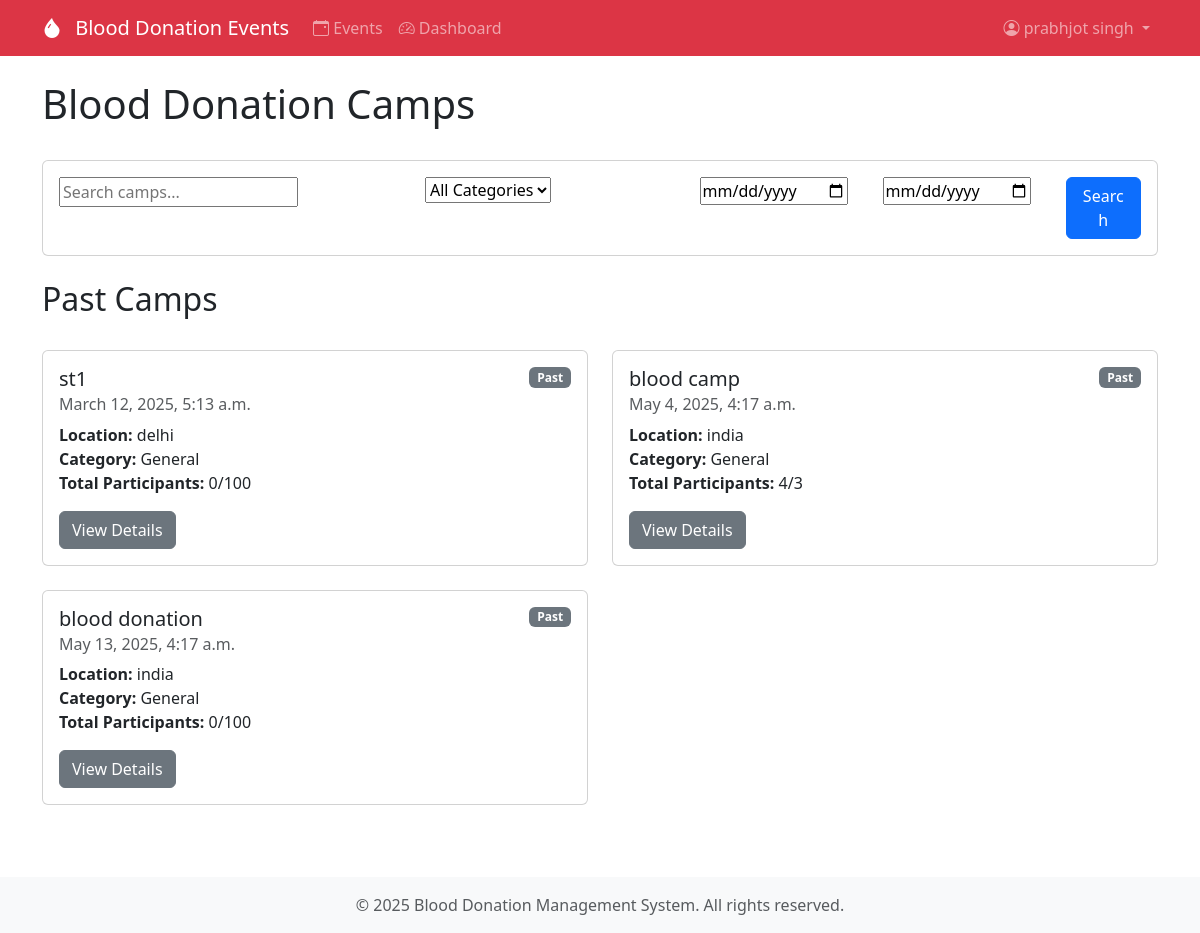
Page /camps/ (signed in) on the committed database.
### camps/models.py (models this page shows, shortened)
class Camp(models.Model):
    CATEGORY_CHOICES = [
        ('general', 'General'),
        ('emergency', 'Emergency'),
        ('special', 'Special Drive'),
    ]
    title = models.CharField(max_length=200)
    date = models.DateTimeField()
    location = models.CharField(max_length=200)
    description = models.TextField()
    capacity = models.PositiveIntegerField(default=100)
    category = models.CharField(max_length=20, choices=CATEGORY_CHOICES, default='general')
    contact_email = models.EmailField(null=True, blank=True)
    contact_phone = models.CharField(max_length=15, null=True, blank=True)
    created_at = models.DateTimeField(auto_now_add=True)
    updated_at = models.DateTimeField(auto_now=True)
    @property
    def is_past(self):
        return self.date < timezone.now()
    @property
    def status(self):
        if self.is_past:
            return 'past'
        elif self.is_full:
            return 'full'
        elif self.available_slots < 10:
            return 'almost-full'
        return 'open'
    @property
    def status_class(self):
        status_classes = {
            'past': 'secondary',
            'full': 'danger',
            'almost-full': 'warning',
            'open': 'success'
        }
        return status_classes.get(self.status, 'secondary')

### camps/views.py (the view)
# urls.py: path('', RedirectView.as_view(pattern_name='camps:camp_list'), name='home'),
def camp_list(request):
    form = CampSearchForm(request.GET)
    camps = Camp.objects.all().order_by('date')  # Show all camps, not just future ones
    if form.is_valid():
        search = form.cleaned_data.get('search')
        category = form.cleaned_data.get('category')
        date_from = form.cleaned_data.get('date_from')
        date_to = form.cleaned_data.get('date_to')
        if search:
            camps = camps.filter(
                Q(title__icontains=search) |
                Q(location__icontains=search) |
                Q(description__icontains=search)
            )
        if category:
            camps = camps.filter(category=category)
        if date_from:
            camps = camps.filter(date__date__gte=date_from)
        if date_to:
            camps = camps.filter(date__date__lte=date_to)
    upcoming_camps = camps.filter(date__gte=timezone.now())
    past_camps = camps.filter(date__lt=timezone.now())
    context = {
        'upcoming_camps': upcoming_camps,
        'past_camps': past_camps,
        'form': form,
        'categories': Camp.CATEGORY_CHOICES,
    }
    return render(request, 'camps/camp_list.html', context)

### camps/forms.py
class CampSearchForm(forms.Form):
    search = forms.CharField(required=False, widget=forms.TextInput(attrs={'placeholder': 'Search camps...'}))
    category = forms.ChoiceField(required=False, choices=[
        ('', 'All Categories'),
        ('general', 'General'),
        ('emergency', 'Emergency'),
        ('special', 'Special Drive'),
    ])
    date_from = forms.DateField(required=False, widget=forms.DateInput(attrs={'type': 'date'}))
    date_to = forms.DateField(required=False, widget=forms.DateInput(attrs={'type': 'date'}))

### camps/templates/camps/camp_list.html (shortened to what this page needs)
{% extends 'camps/base.html' %}
{% block content %}
<div class="row mb-4">
    <div class="col-md-12">
        <h1>Blood Donation Camps</h1>
    </div>
</div>
<div class="row mb-4">
    <div class="col-md-12">
        <div class="card">
            <div class="card-body">
                <form method="get" class="row g-3">
                    <div class="col-md-4">
                        {{ form.search }}
                    </div>
                    <div class="col-md-3">
                        {{ form.category }}
                    </div>
                    <div class="col-md-2">
                        {{ form.date_from }}
                    </div>
                    <div class="col-md-2">
                        {{ form.date_to }}
                    </div>
                    <div class="col-md-1">
                        <button type="submit" class="btn btn-primary w-100">Search</button>
                    </div>
                </form>
            </div>
        </div>
    </div>
</div>
{% if past_camps %}
<div class="row mb-4 mt-4">
    <div class="col-md-12">
        <h2>Past Camps</h2>
    </div>
</div>
<div class="row">
    {% for camp in past_camps %}
    <div class="col-md-6 mb-4">
        <div class="card h-100">
            <div class="card-body">
                <div class="d-flex justify-content-between align-items-start">
                    <h5 class="card-title">{{ camp.title }}</h5>
                    <span class="badge bg-{{ camp.status_class }}">{{ camp.status|title }}</span>
                </div>
                <h6 class="card-subtitle mb-2 text-muted">{{ camp.date|date:"F j, Y, g:i a" }}</h6>
                <p class="card-text">
                    <strong>Location:</strong> {{ camp.location }}<br>
                    <strong>Category:</strong> {{ camp.get_category_display }}<br>
                    <strong>Total Participants:</strong> {{ camp.registrations.count }}/{{ camp.capacity }}
                </p>
                <a href="{% url 'camps:camp_detail' camp.pk %}" class="btn btn-secondary">View Details</a>
            </div>
        </div>
    </div>
    {% endfor %}
</div>
{% endif %}
{% endblock %}

### camps/templates/camps/base.html (shortened to what this page needs)
<!DOCTYPE html>
<html lang="en">
<head>
    <link href="https://cdn.jsdelivr.net/npm/bootstrap@5.3.0/dist/css/bootstrap.min.css" rel="stylesheet">
    <link rel="stylesheet" href="https://cdn.jsdelivr.net/npm/bootstrap-icons@1.7.2/font/bootstrap-icons.css">
</head>
<body>
    <nav class="navbar navbar-expand-lg navbar-dark bg-danger">
        <div class="container">
            <a class="navbar-brand" href="{% url 'camps:camp_list' %}">
                <i class="bi bi-droplet-fill"></i>
                Blood Donation Events
            </a>
            <div class="collapse navbar-collapse" id="navbarNav">
                <ul class="navbar-nav me-auto">
                    <li class="nav-item">
                        <a class="nav-link" href="{% url 'camps:camp_list' %}">
                            <i class="bi bi-calendar-event"></i> Events
                        </a>
                    </li>
                    {% if user.is_authenticated %}
                    <li class="nav-item">
                        <a class="nav-link" href="{% url 'camps:dashboard' %}">
                            <i class="bi bi-speedometer2"></i> Dashboard
                        </a>
                    </li>
                    {% endif %}
                </ul>
                <ul class="navbar-nav">
                    {% if user.is_authenticated %}
                        <li class="nav-item dropdown">
                            <a class="nav-link dropdown-toggle" href="#" id="userDropdown" role="button" data-bs-toggle="dropdown">
                                <i class="bi bi-person-circle"></i>
                                {{ user.get_full_name|default:user.username }}
                            </a>
                        </li>
                    {% endif %}
                </ul>
            </div>
        </div>
    </nav>
    <div class="container mt-4">
        {% block content %}
        {% endblock %}
    </div>
    <footer class="footer mt-5 py-3 bg-light">
        <div class="container text-center">
            <span class="text-muted">© {% now "Y" %} Blood Donation Management System. All rights reserved.</span>
        </div>
    </footer>
</body>
</html>

### camps/templates/camps/base.html (style rules this page uses)
.navbar-brand i { margin-right: 8px; }

### rows in the picture
Camp: title "st1", status "Past", date "March 12, 2025, 5:13 a.m.", location "delhi", category "General", registrations.count "0", capacity "100"
Camp: title "blood camp", status "Past", date "May 4, 2025, 4:17 a.m.", location "india", category "General", registrations.count "4", capacity "3"
Camp: title "blood donation", status "Past", date "May 13, 2025, 4:17 a.m.", location "india", category "General", registrations.count "0", capacity "100"

### other values in the picture
{{ user.get_full_name|default:user.username }} "prabhjot singh"
